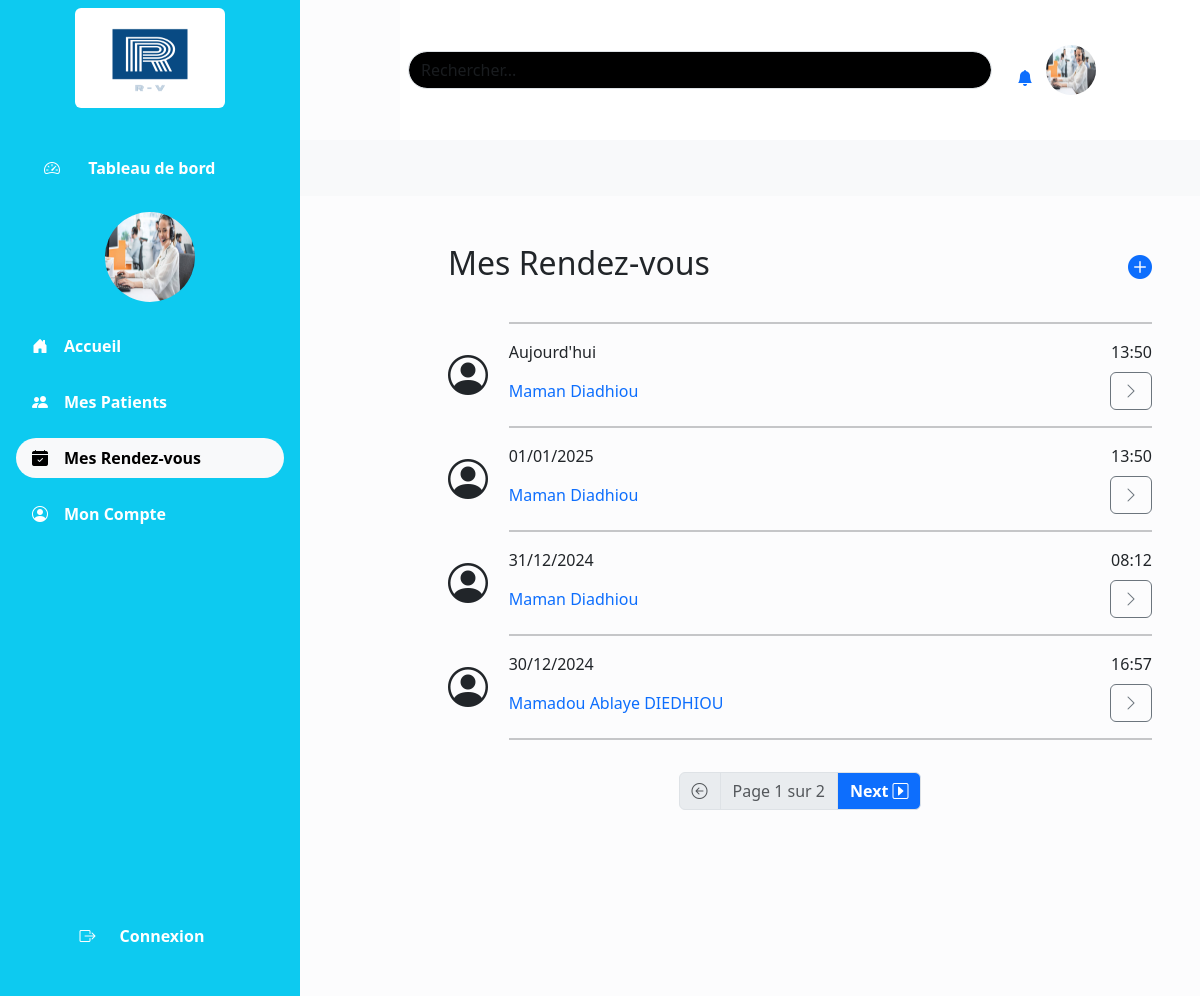
Screenshot of /rendezvous/ with the database file from the repository.
### rendezvous/models.py (models this page shows, shortened)
class RendezVous(models.Model):
    user = models.ForeignKey(User, on_delete=models.CASCADE, related_name="rendezvous", verbose_name="Utilisateur")
    titre = models.CharField(max_length=100, verbose_name="Titre du rendez-vous")  # Titre du rendez-vous
    patient = models.ForeignKey(Patient, on_delete=models.CASCADE, verbose_name="Patient", related_name="rendezvous")
    date = models.DateField(verbose_name="Date du rendez-vous")  # Date du rendez-vous
    heure = models.TimeField(verbose_name="Heure du rendez-vous")  # Heure du rendez-vous
    lieu = models.CharField(max_length=255, verbose_name="Lieu du rendez-vous")  # Lieu du rendez-vous
    class Meta:
        unique_together = ('patient', 'date', 'heure')  # Empêche les doublons Si un rendez-vous ne peut pas

class Patient(models.Model):
    SEXE_CHOICES = [
        ('M', 'Masculin'),
        ('F', 'Féminin'),
        ]
    user = models.ForeignKey(User, on_delete=models.CASCADE, related_name="patients")
    prenom = models.CharField(max_length=100, verbose_name="Prénom")
    nom = models.CharField(max_length=100, verbose_name="Nom")
    sexe = models.CharField(max_length=1, choices=SEXE_CHOICES, verbose_name="Sexe")
    age = models.PositiveIntegerField(verbose_name="Âge", default=0)  # Âge du patient (doit être positif)
    adresse = models.CharField(max_length=255, verbose_name="Adresse")
    telephone = models.CharField(max_length=15, unique=True, verbose_name="Téléphone")

### rendezvous/views.py (the view)
# urls.py: path('rendezvous/', list_rendezvous, name='lesrendezvous'),
def list_rendezvous(request):
    today = date.today()
    if request.user.is_authenticated:
        rendezvous_list  = RendezVous.objects.filter(user=request.user).order_by('-date', '-heure')
    else:
        rendezvous_list  = RendezVous.objects.all().order_by('-date', '-heure')
    paginator = Paginator(rendezvous_list, 4)  # 5 rendez-vous par page
    page_number = request.GET.get('page')
    page_obj = paginator.get_page(page_number)
    return render(request, "rendezvous/mes_rendezvous.html", {
        'search_type': 'rendezvous',
        'page_obj': page_obj,
        'rendezvous_list': rendezvous_list,
        'total_rendezvous': RendezVous.objects.count(),
        'total_patients': Patient.objects.count(),
        'today': today,
        })

### templates/rendezvous/mes_rendezvous.html
{% extends "base.html" %}
{% block entete %}
 {% include "partials/recherche.html" %}
{% endblock %}
{% block content %}
<div class="container-fluid">
    {% include "partials/liste_rendezvous.html" %}
</div>
{% endblock %}

### templates/partials/liste_rendezvous.html (shortened to what this page needs)
<div class="container mt-4 justify-content-center">
    <div class="d-flex justify-content-between align-items-center">
        <h2>Mes Rendez-vous</h2>
        <a href="{% url 'add_rendezvous' %}">
            <i class="bi bi-plus-circle-fill" style="font-size: 1.5rem;"></i>
        </a>
    </div>
    <div class="row mt-3">
        <div class="col-md-1"></div>
        <div class="col-md-11">
            <hr class="border border-dark border-1">
        </div>
    </div>
    {% if page_obj %}
    {% for rendezvous in page_obj %}
    <div class="row align-items-center">
        <div class="col-md-1">
            {% if "Famille" in rendezvous.patient.nom or "Groupe" in rendezvous.patient.nom %}
                <i class="bi bi-people-fill" style="font-size: 2.5rem;"></i>
            {% else %}
                <i class="bi bi-person-circle" style="font-size: 2.5rem;"></i>
            {% endif %}
        </div>
        <div class="col-md-11">
            <div class="d-flex justify-content-between">
                <div>
                    {% if rendezvous.date == today %}
                        Aujourd'hui
                    {% else %}
                    {{ rendezvous.date|date:"d/m/Y" }}
                    {% endif %}
                </div>
                <div>
                    {{ rendezvous.heure|time:"H:i" }}
                </div>
            </div>
            <div class="d-flex justify-content-between align-items-center mt-2">
                <div class="text-primary">
                    {{ rendezvous.patient.prenom }} {{ rendezvous.patient.nom }}
                </div>
                <div>
                    <a href="{% url 'detail_rendezvous' rendezvous.id %}" class="btn btn-outline-secondary">
                        <i class="bi bi-chevron-right" style="size: 1.5rem;"></i>
                    </a>
                </div>
            </div>
        </div>
        <div class="col-md-11">
            <hr class="border border-dark border-1">
        </div>
    </div>
    {% endfor %}
    {% if page_obj.has_other_pages %}
    <nav aria-label="Page navigation">
        <ul class="pagination justify-content-center mt-3">
            {% if page_obj.has_previous %}
            <li class="page-item">
                <a class="page-link bg-primary text-white fw-bold" href="?page={{ page_obj.previous_page_number }}" aria-label="Précédent">
                    <i class="bi bi-caret-left-square"></i> Preview
                </a>
            </li>
            {% else %}
            <li class="page-item disabled">
                <span class="page-link">
                    <i class="bi bi-arrow-left-circle"></i>
                </span>
            </li>
            {% endif %}
            <li class="page-item disabled">
                <span class="page-link ">
                    Page {{ page_obj.number }} sur {{ page_obj.paginator.num_pages }}
                </span>
            </li>
            {% if page_obj.has_next %}
            <li class="page-item">
                <a class="page-link bg-primary text-white fw-bold" href="?page={{ page_obj.next_page_number }}" aria-label="Suivant">
                    Next <i class="bi bi-caret-right-square"></i>
                </a>
            </li>
            {% else %}
            <li class="page-item disabled">
                <span class="page-link">
                    <i class="bi bi-arrow-right-circle"></i>
                </span>
            </li>
            {% endif %}
        </ul>
    </nav>
    {% endif %}
    {% else %}
    <p>Aucun rendez-vous à afficher.</p>
    {% endif %}
</div>

### rows the page displays
RendezVous: date "Aujourd'hui", heure "13:50", patient.prenom "Maman", patient.nom "Diadhiou"
RendezVous: date "01/01/2025", heure "13:50", patient.prenom "Maman", patient.nom "Diadhiou"
RendezVous: date "31/12/2024", heure "08:12", patient.prenom "Maman", patient.nom "Diadhiou"
RendezVous: date "30/12/2024", heure "16:57", patient.prenom "Mamadou Ablaye", patient.nom "DIEDHIOU"

### other values shown
{{ page_obj.number }} "1"
{{ page_obj.paginator.num_pages }} "2"
